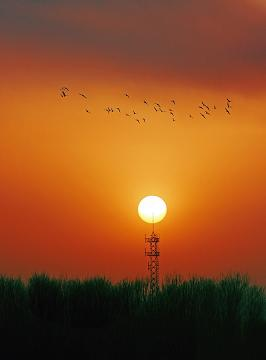
#> input picture Image Fusion And Morphing/images/part1/test1_src.jpg, 266 x 360 px
$ python imagefusion.py
#> lines starting #> are read from the running program, lines starting #| are printed output that depends on the picture; after the words box and inside, x2 and y2 are one past the last pixel; in counts of white or black regions, pixels touching at a corner belong together
import argparse
import numpy as np
import matplotlib.pyplot as plt
import cv2
from scipy import linalg, signal


def main(input, target, mask, paste_x, paste_y):

#> called with input = './images/part1/test1_src.jpg', target = './images/part1/test1_target.jpg', mask = './images/part1/test1_mask.jpg', paste_x = 50, paste_y = 100
    input, target, mask = cv2.imread(args.input), cv2.imread(args.target), cv2.imread(args.mask)
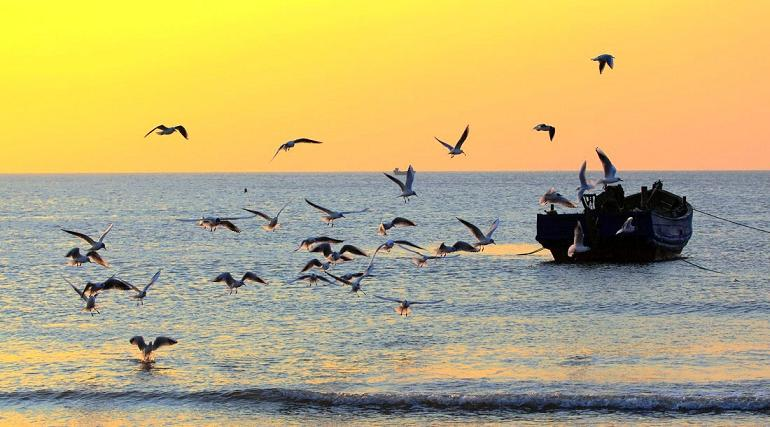
#> input picture Image Fusion And Morphing/images/part1/test1_target.jpg, 770 x 427 px
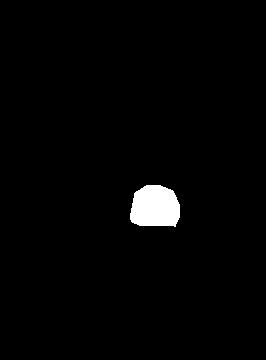
#> input picture Image Fusion And Morphing/images/part1/test1_mask.jpg, 266 x 360 px
#> input is the input picture: shape (360, 266, 3); mean B, G, R 32.8, 76.6, 140.9
#> target is the input picture: shape (427, 770, 3); mean B, G, R 120.2, 172.6, 187.7
#> mask is the input picture: shape (360, 266, 3); min 0, max 255, mean 4.7
    height, width, channel = input.shape
#> height = 360; width = 266; channel = 3

    # compute divergence
    kernel = np.asarray([[0, 1, 0],
                         [1, -4, 1],
                         [0, 1, 0]])
    input_div = np.dstack([signal.convolve2d(input[:, :, c], kernel) for c in range(3)])
    target_div = np.dstack([signal.convolve2d(target[:, :, c], kernel) for c in range(3)])

    mask[mask > 0] = 255
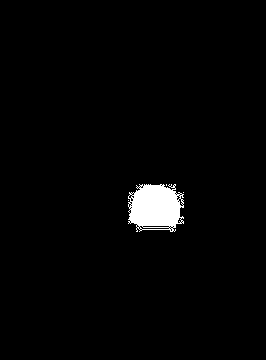
#> mask: shape (360, 266, 3); 2.1% white; 4 white regions (3 under 20 px), largest, box (x1, y1, x2, y2) and area: (128, 184, 184, 232) 2038
    input_mask = input & mask
    is_mask = lambda x, y : mask[x, y, 0] != 0
    is_counter = lambda x, y : is_mask(x, y) and (not is_mask(x, y - 1) or not is_mask(x, y + 1) or not is_mask(x - 1, y) or not is_mask(x + 1, y))

    # number mask points
    number = np.zeros_like(mask[:, :, 0]).astype(np.uint32)
    cnt = 0
    for i in range(number.shape[0]):
        for j in range(number.shape[1]):
            if is_mask(i, j):
                number[i, j] = cnt
                cnt += 1
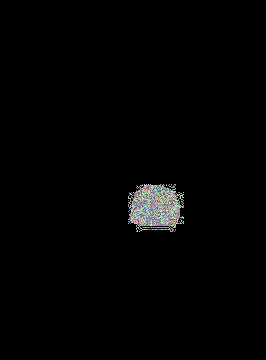
#> number: shape (360, 266) uint32; 2042 distinct labels, from 0 to 2041; one colour per label, 0 black
#> after the loop, cnt = 2042

    N =  np.count_nonzero(mask[:, :, 0])
#> N = 2042
    A = np.zeros((N, N))
    b = np.zeros((N, 3))

    # find basic position
    base_x, base_y, cnt = -1, -1, 0
    for i in range(height):
        for j in range(width):
            if is_mask(i, j):
                base_y = i
                break
        if base_y != -1:
            break

    for j in range(width):
        for i in range(height):
            if is_mask(i, j):
                base_x = j
                break
        if base_x != -1:
            break

    # construct matrix A and vector b
    for i in range(height):
        for j in range(width):
            if is_counter(i, j):
                A[cnt, cnt] = 1
                b[cnt, :] = target[i - base_y + paste_y, j - base_x + paste_x, :]
                cnt += 1
            elif is_mask(i, j):
                A[cnt, cnt] = -4
                A[cnt, number[i - 1, j]] = A[cnt, number[i + 1, j]] = A[cnt, number[i, j - 1]] = A[cnt, number[i, j + 1]] = 1
                b[cnt, :] = input_div[i, j, :]
                cnt += 1
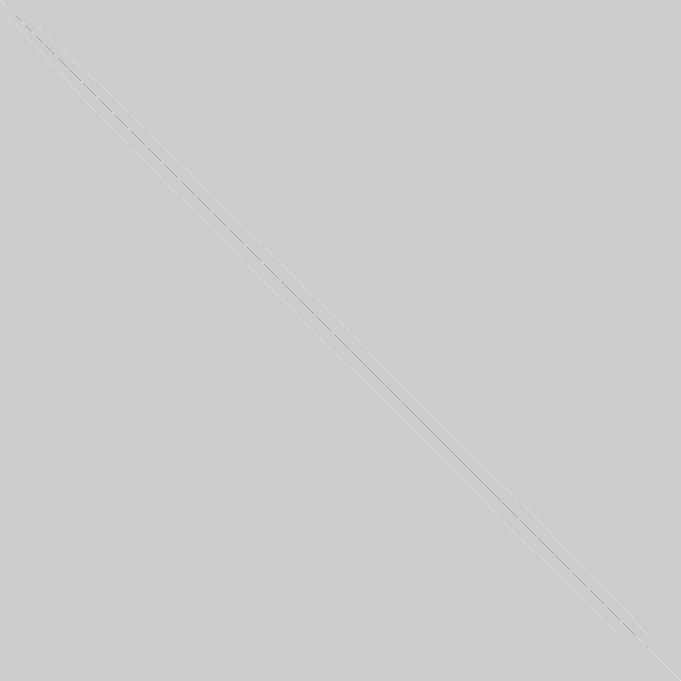
#> A: shape (2042, 2042) float64 (shown at 1/3 size); min -4, max 1, mean 9.45e-05; drawn with min black and max white
#> after the loop, b = 2042 rows, first 8: [71, 231, 255], [71, 230, 255], [71, 230, 255], [71, 230, 255], [71, 230, 255], [72, 231, 255], [73, 231, 255], [73, 231, 255]; cnt = 2042

    # solve Ax=b
    x = np.clip(np.stack([linalg.solve(A, b[:, c]) for c in range(3)], axis=1), 0, 255).astype(np.uint8)
#> x has the same summary as b

    # plot origin image
    plt.subplot(1, 2, 1)
    plt.imshow(target[:, :, ::-1])
    plt.title('Origin Image', fontsize=12)
    plt.xticks([])
    plt.yticks([])

    # update image
    for i in range(number.shape[0]):
        for j in range(number.shape[1]):
            if number[i, j] != 0:
                target[i - base_y + paste_y, j - base_x + paste_x, :] = x[number[i, j]]
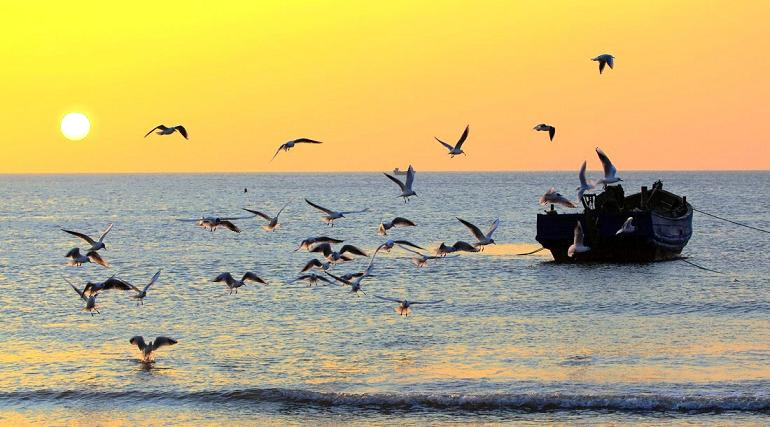
#> target: shape (427, 770, 3); 0.5% of pixels changed, all inside (x1, y1, x2, y2) = (52, 101, 103, 142)

    # plot image after fusion
    plt.subplot(1, 2, 2)
    plt.imshow(target[:, :, ::-1])
    plt.title('After Fusion', fontsize=12)
    plt.xticks([])
    plt.yticks([])
    plt.show()
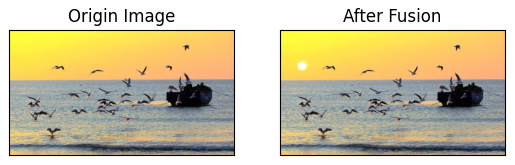
#> figure drawn by matplotlib, 2 panels


if __name__ == '__main__':
    parse = argparse.ArgumentParser(description='Image Fusion')

    # test1
    parse.add_argument('-i', dest='input', type=str, default='./images/part1/test1_src.jpg', help='input image file location')
    parse.add_argument('-t', dest='target', type=str, default = './images/part1/test1_target.jpg', help='input target file location')
    parse.add_argument('-m', dest='mask', type=str, default = './images/part1/test1_mask.jpg', help='input mask file location')
    parse.add_argument('-x', dest='pastex', type=int, default = 50, help='where to paste x axes')
    parse.add_argument('-y', dest='pastey', type=int, default = 100, help='where to paste y axes')

    # [6 lines of commented-out code are left out]


    args = parse.parse_args()

    if not args.input or not args.target or not args.mask:
        print("Invalid parameters")
        exit(-1)

    main(args.input, args.target, args.mask, args.pastex, args.pastey)
